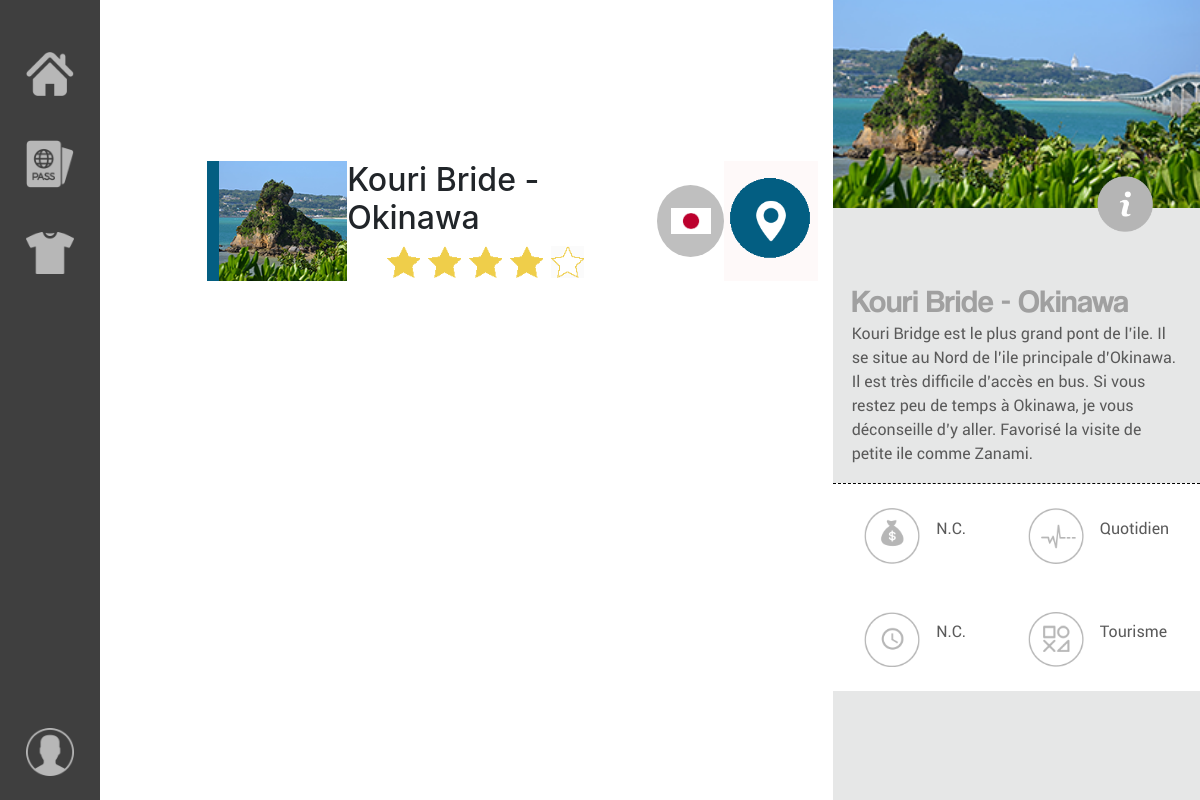
The page / on the database its author committed.
### tables this page shows
CREATE TABLE `activity` (
  `id` int(11) NOT NULL,
  `typeActivity` int(11) NOT NULL,
  `title` varchar(30) NOT NULL,
  `town` varchar(30) NOT NULL,
  `localisation` text NOT NULL,
  `country` int(11) NOT NULL,
  `frequency` int(11) NOT NULL,
  `timetable` varchar(200) NOT NULL DEFAULT 'N.C.',
  `price` varchar(100) NOT NULL DEFAULT 'N.C.',
  `information` text NOT NULL,
  `date_entry` date NOT NULL,
  `note` int(11) NOT NULL DEFAULT '0',
  `photo` varchar(100) NOT NULL DEFAULT 'photonc.png',
  `visibility` tinyint(4) NOT NULL DEFAULT '0',
  `description` text NOT NULL
);

CREATE TABLE `countries` (
  `id` int(11) NOT NULL,
  `country` varchar(30) NOT NULL,
  `view` tinyint(4) NOT NULL DEFAULT '0',
  `vignette` varchar(50) NOT NULL DEFAULT 'vignetteNC.png',
  `flag` varchar(50) NOT NULL
);

CREATE TABLE `frequencies` (
  `id` int(11) NOT NULL,
  `frequency` varchar(20) NOT NULL
);

CREATE TABLE `activities` (
  `id` int(11) NOT NULL,
  `typeActivity` varchar(20) NOT NULL
);

### controller/frontend.php (called while the page is built, shortened)
<?php
require_once('model/ActivityManager.php');
require_once('model/DetailManager.php');
function listActivity($id) {
    $activityManager = new ActivityManager();
    $activity = $activityManager->getActivities();
    $detailManager = new DetailManager();
    $detail = $detailManager->getDetailActivity($id);
    require ('view/frontend/home.php');
}
function firstIdActivity() {
    $activityManager = new ActivityManager();
    $id = $activityManager->getFirstId();
    return $id;
}

### model/ActivityManager.php (called while the page is built, shortened)
<?php
class ActivityManager extends Manager {
    public function getActivities() {
        $db = $this->dbConnect();
        $activity = $db->query('SELECT activity.id, activities.typeActivity, activity.title, activity.town, activity.localisation, countries.flag, activity.note, activity.photo, activity.visibility, activity.visibility FROM activity
        INNER JOIN countries ON activity.country = countries.id
        INNER JOIN activities ON activity.typeActivity = activities.id');
        return $activity;
    }
    public function getFirstId() {
        $db = $this->dbConnect();
        $firstActivity = $db->query('SELECT id FROM activity');
        $id = $firstActivity->fetch();
        return $id['id'];
    }
}

### model/DetailManager.php (called while the page is built, shortened)
<?php
class DetailManager extends Manager {
    public function getDetailActivity($id) {
        $db = $this->dbConnect();
        $detail = $db->prepare('SELECT activity.id, activities.typeActivity, activity.title, activity.town, frequencies.frequency, activity.timetable, activity.price, activity.information, activity.description,  activity.photo, activity.visibility FROM activity
        INNER JOIN activities ON activity.typeActivity = activities.id
        INNER JOIN frequencies ON activity.frequency = frequencies.id
        WHERE activity.id = ?');
        $detail->execute(array($id));
        return $detail;
    }
}

### view/frontend/home.php (the view, shortened to what this page needs)
<article class="col-lg-7 offset-lg-1" id="listactivity">
    <h1><span>Bienvenue sur</span><br/><div>Burnout Life</div></h1>
    <?php
    while ($dataActivity = $activity->fetch()) {
        if($dataActivity['visibility']) {
            switch ($dataActivity['typeActivity']) {
                case 'Tourisme':
                    echo '<article class="activity blue">';
                    break;
            }
        ?>
        <div class="containerPicture">
            <a href="index.php?action=detailActivity&amp;id=<?= $dataActivity['id'] ?>"><img src="public/img/article/<?= $dataActivity['photo'] ?>" alt="okinawa"></a>
        </div>
        <div id="blockRateFlag">
            <div class="rate">
                <h2><?= $dataActivity['title']." - ".$dataActivity['town'] ?></h2>
                <ul class="liststar">
                    <?php
                    for($i=0; $i<$dataActivity['note']; $i++){
                        echo "<li><img src='public/img/staryellow.png' alt='star'></li>";
                    }
                    for($i=$dataActivity['note']; $i<5; $i++){
                        echo "<li><img src='public/img/starwhite1.png' alt='star'></li>";
                    }
                    ?>
                </ul>
            </div>
            <div class="flagCountry">
                <img src="public/img/flag/<?= $dataActivity['flag'] ?>" alt="drapeau du pays">
            </div>
        </div>
        <div class="geolocalisation">
            <a href=" <?= $dataActivity['localisation'] ?> " target="_blank">
                <img src="public/img/localisation4.png" alt="okinawa">
            </a>
        </div>
    </article>
    <?php
        }
    }
echo '</article>';
$dataDetail = $detail->fetch();
if ($dataDetail['visibility']) {
    ?>
    <article class="detailActivity col-lg-4">
        <figure id="photoDetail">
            <img src="public/img/article/<?= $dataDetail['photo'] ?>" alt="photo de l'activité">
            <figcaption>
                <a href=<?= $dataDetail['information'] ?>><img src="public/img/fiche/information.png" alt="Information Icon"></a>
            </figcaption>
        </figure>
        <div id="textDetail">
            <h2><?= $dataDetail['title']." - ".$dataDetail['town'] ?></h2>
            <p><?= $dataDetail['description'] ?></p>
        </div>
        <div class="listInfo">
            <ul>
                <li>
                    <img src="public/img/fiche/icon_argent.png" alt="argent icone">
                    <p class="textinfo">
                        <?php
                        if($dataDetail['price']==="0"){
                            echo 'Gratuit';
                        } else if ($dataDetail['price']==="N.C.") {
                            echo $dataDetail['price'];
                        } else { echo $dataDetail['price']."€";}
                        ?>
                    </p>
                </li>
                <li>
                    <img src="public/img/fiche/icon_close.png" alt="argent icone">
                    <p class="textinfo"><?= $dataDetail['timetable'] ?></p>
                </li>
            </ul>
            <ul>
                <li>
                    <img src="public/img/fiche/icon_frequence.png" alt="argent icone">
                    <p class="textinfo"><?= $dataDetail['frequency'] ?></p>
                </li>
                <li>
                    <img src="public/img/fiche/icon_tourism.png" alt="argent icone">
                    <p class="textinfo"><?= $dataDetail['typeActivity'] ?></p>
                </li>
            </ul>
        </div>
    </article>
<?php
} else {
    ?>
    <article class="col-lg-4 imgSide">
    </article>
    <?php
}
$content = ob_get_clean();
require('view/template/template.php');
?>

### index.php (shortened to what this page needs)
<?php
require('controller/frontend.php');
try {
    if (isset($_GET['action'])) {
        switch ($_GET['action']){
            case 'detailActivity' :
                listActivity($_GET['id']);
                break;
            case 'passport' :
                viewPassport();
                break;
            case 'activitiesCountry' :
                if (!isset($_GET['tpActivity'])) {
                    $_GET['tpActivity']='Tourisme';
                };
                if (!isset($_GET['idActivity']) OR ($_GET['idActivity']=='firstId')) {
                    $_GET['idActivity'] = firstIdActivityCountry($_GET['id'], $_GET['tpActivity']);
                }
                listActivitiesCountry($_GET['id'], $_GET['tpActivity'], $_GET['idActivity']);
                break;
            case 'donation' :
                require('view/frontend/donation.php');
                break;
            case 'connection' :
                require('view/frontend/dashboardConnection.php');
                break;
            case 'login' :
                $login = checkContent($_POST['login']);
                $password = checkContent($_POST['password']);
                $accessDashboard = checkAccess($login, $password);
                if ($accessDashboard) {
                    listActivitiesBack();
                }
                break;
            case 'deleteView' :
                deleteView($_GET['id']);
                break;
            case 'dashboard' :
                listActivitiesBack();
                break;
            case 'deleteActivity' :
                deleteActivity($_GET['id']);
                break;
            case 'countryList' :
                listCountryUsable();
                break;
            case 'manageCountry' :
                manageCountry($_GET['id']);
                break;
            case 'modifyCountry' :
                if (!isset($_POST['view'])) {
                    $_POST['view']=0;
                } else {
                    $_POST['view']=1;
                }
                modifyCountry($_POST, $_FILES);
            break;
            case 'viewActivity' :
                viewActivity($_GET['id']);
            break;
            case 'modifyActivity' :
                modifyActivity($_GET['id']);
                break;
            case 'updateActivity' :
                updateActivity($_POST, $_FILES);
                break;
            case 'viewNewActivity' :
                newActivity();
                break;
            case 'addActivity' :
                addActivity($_POST, $_FILES);
                break;
        }
    } else {
        $id = firstIdActivity();
        listActivity($id);
    }
}
catch(Exception $e) {
    echo 'Erreur : '.$e->getMessage();
}

### view/template/template.php (shortened to what this page needs)
<!DOCTYPE>
<html lang="fr">
    <head>
        <link rel="stylesheet" href="https://stackpath.bootstrapcdn.com/bootstrap/4.4.1/css/bootstrap.min.css">
        <link href="public/css/style.css" rel="stylesheet" type="text/css">
    </head>
    <body class="container-fluid" id="template">
        <header class="col-lg-1">
            <nav class="navbar navbar-expand-lg">
                <div class="collapse navbar-collapse" id="myNavbar">
                    <ul class="nav nav-pills navbar-nav">
                        <li class="nav-item"><a class="nav-link" href="index.php"><img src="public/img/menufront/home.png" alt="house icon"></a></li>
                        <li class="nav-item"><a class="nav-link" href="index.php?action=passport"><img src="public/img/menufront/passport.png" alt="passport icon"></a></li>
                        <li class="nav-item"><a class="nav-link" href="index.php?action=donation"><img src="public/img/menufront/tshirt.png" alt="tshirt icon"></a></li>
                    </ul>
                    <ul class="nav nav-pills navbar-nav">
                        <li class="nav-item"><a class="nav-link" href="index.php?action=connection"><img src="public/img/menufront/profil.png" alt="profil icon"></a></li>
                    </ul>
                </div>
            </nav>
        </header>
        <main class="col-lg-11">
            <?= $content ?>
        </main>
    </body>
</html>

### public/css/style.css (style rules this page uses)
body { display: flex; height: 100vh; padding: 0 !important; margin: 0 !important; }
#template { background-image: url("../img/background.png"); background-size: cover; }
header { background-color: black; width: 5%; opacity: 0.75; }
nav.navbar { padding: 0; }
#myNavbar { display: flex !important; flex-direction: column; justify-content: space-between; height: 100vh; }
#myNavbar ul { list-style-type: none; display: flex; flex-direction: column !important; }
#myNavbar ul:first-child { margin-top: 2vh; }
#myNavbar ul:last-child { margin-bottom: 2vh; }
#myNavbar ul li img { width: 6vh; margin-top: 3.5vh; }
h1 { width: 100%; color: #fff; font-weight: 100; margin-bottom: 5%; }
h1 span { font-family: 'coolvetica'; font-size: 0.8em; }
h1 div { font-family: 'untitled'; font-size: 1.5em; }
main { overflow: auto; display: flex; padding: 0 !important; }
#listActivity { display: flex; flex-direction: column; }
.blue { background-color: #035e82 }
.activity { display: flex; height: 15vh; padding-left: 2%; margin-top: 2.5vh; margin-bottom: 2.5vh; }
.containerPicture { width: 34%; overflow: hidden; height: 15vh; }
.containerPicture img { height: 100%; width: auto; }
.flagCountry img { width: 5vh; }
.flagCountry { width: 9vh; height: 9vh; background-color: #bfbfbf; border-radius: 100%; display: flex; align-items: center; justify-content: center; }
.rate { margin: auto; }
.liststar { display: flex; list-style: none; }
.liststar li img { width: 80%; }
.geolocalisation a img { height: 100%; width: auto; }
#blockRateFlag { display: flex; justify-content: space-between; align-items: center; background-color: #fff; width: 100% }
.detailActivity { background-color: #e6e7e7; height: 100vh; padding: 0 !important; }
#photoDetail img { width: 100%; }
#photoDetail figcaption a img { width: 7vh; position: relative; bottom: 4vh; left: 22vw; }
#textDetail { margin: 5%; }
#textDetail h2 { font-family: 'coolvetica'; font-weight: normal; color: #a0a0a0; font-size: 2em; margin: 0; }
#textDetail p { font-family: 'roboto'; color: #5a5a5a; }
.listInfo { display: flex; border-top: dashed 1px black; background-color: #fff; align-items: center; justify-content: space-around; }
.listInfo ul { list-style: none; margin: 0; padding: 0; }
.listInfo ul li { display: flex; align-items: center; }
.listInfo ul li img { width: 7vh; padding: 3vh 0; }
.listInfo ul li p { padding-left: 2vh; color: #5a5a5a; font-family: 'roboto'; }

### rows shown on the page
activity: photo (picture), title "Kouri Bride", town "Okinawa", visibility 1 (drawn), countries.flag (picture), description "Kouri Bridge est le plus grand pont de l’ile. Il se situe au Nord de l’ile principale d’Okinawa. Il est très difficile d’accès en bus. Si vous restez peu de temps à Okinawa, je vous déconseille d’y aller. Favorisé la visite de petite ile comme Zanami.", price "N.C.", timetable "N.C.", frequencies.frequency "Quotidien", activities.typeActivity "Tourisme"
